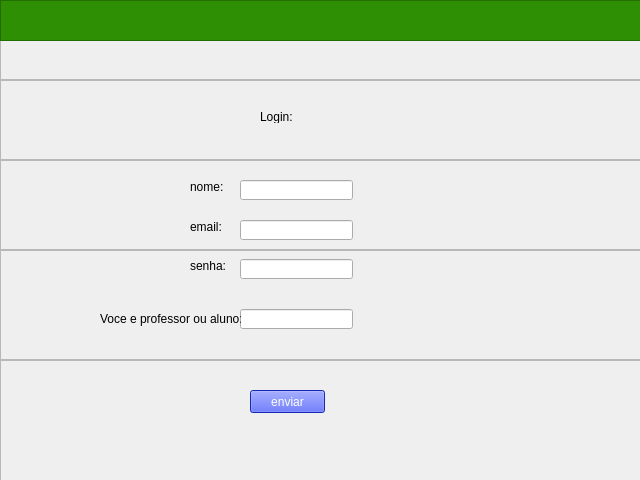
<?xml version="1.0" encoding="UTF-8"?>
<ui version="4.0">
 <class>Form</class>
 <widget class="QWidget" name="Form">
  <property name="geometry">
   <rect>
    <x>0</x>
    <y>0</y>
    <width>640</width>
    <height>480</height>
   </rect>
  </property>
  <property name="windowTitle">
   <string>Form</string>
  </property>
  <widget class="QFrame" name="frame">
   <property name="geometry">
    <rect>
     <x>0</x>
     <y>0</y>
     <width>941</width>
     <height>80</height>
    </rect>
   </property>
   <property name="frameShape">
    <enum>QFrame::StyledPanel</enum>
   </property>
   <property name="frameShadow">
    <enum>QFrame::Raised</enum>
   </property>
   <widget class="QFrame" name="frame_6">
    <property name="geometry">
     <rect>
      <x>0</x>
      <y>0</y>
      <width>641</width>
      <height>41</height>
     </rect>
    </property>
    <property name="styleSheet">
     <string notr="true">background-color: rgb(46, 143, 4);</string>
    </property>
    <property name="frameShape">
     <enum>QFrame::StyledPanel</enum>
    </property>
    <property name="frameShadow">
     <enum>QFrame::Raised</enum>
    </property>
   </widget>
  </widget>
  <widget class="QFrame" name="frame_2">
   <property name="geometry">
    <rect>
     <x>0</x>
     <y>80</y>
     <width>861</width>
     <height>80</height>
    </rect>
   </property>
   <property name="frameShape">
    <enum>QFrame::StyledPanel</enum>
   </property>
   <property name="frameShadow">
    <enum>QFrame::Raised</enum>
   </property>
   <widget class="QLabel" name="label_5">
    <property name="geometry">
     <rect>
      <x>260</x>
      <y>30</y>
      <width>47</width>
      <height>13</height>
     </rect>
    </property>
    <property name="text">
     <string>Login:</string>
    </property>
   </widget>
  </widget>
  <widget class="QFrame" name="frame_3">
   <property name="geometry">
    <rect>
     <x>0</x>
     <y>160</y>
     <width>931</width>
     <height>91</height>
    </rect>
   </property>
   <property name="frameShape">
    <enum>QFrame::StyledPanel</enum>
   </property>
   <property name="frameShadow">
    <enum>QFrame::Raised</enum>
   </property>
   <widget class="QLineEdit" name="input_nome">
    <property name="geometry">
     <rect>
      <x>240</x>
      <y>20</y>
      <width>113</width>
      <height>20</height>
     </rect>
    </property>
   </widget>
   <widget class="QLineEdit" name="input_email">
    <property name="geometry">
     <rect>
      <x>240</x>
      <y>60</y>
      <width>113</width>
      <height>20</height>
     </rect>
    </property>
   </widget>
   <widget class="QLabel" name="label">
    <property name="geometry">
     <rect>
      <x>190</x>
      <y>20</y>
      <width>47</width>
      <height>13</height>
     </rect>
    </property>
    <property name="text">
     <string>nome:</string>
    </property>
   </widget>
   <widget class="QLabel" name="label_2">
    <property name="geometry">
     <rect>
      <x>190</x>
      <y>60</y>
      <width>47</width>
      <height>13</height>
     </rect>
    </property>
    <property name="text">
     <string>email:</string>
    </property>
   </widget>
  </widget>
  <widget class="QFrame" name="frame_4">
   <property name="geometry">
    <rect>
     <x>0</x>
     <y>249</y>
     <width>901</width>
     <height>111</height>
    </rect>
   </property>
   <property name="frameShape">
    <enum>QFrame::StyledPanel</enum>
   </property>
   <property name="frameShadow">
    <enum>QFrame::Raised</enum>
   </property>
   <widget class="QLabel" name="label_3">
    <property name="geometry">
     <rect>
      <x>190</x>
      <y>10</y>
      <width>47</width>
      <height>13</height>
     </rect>
    </property>
    <property name="text">
     <string>senha:</string>
    </property>
   </widget>
   <widget class="QLineEdit" name="input_senha">
    <property name="geometry">
     <rect>
      <x>240</x>
      <y>10</y>
      <width>113</width>
      <height>20</height>
     </rect>
    </property>
   </widget>
   <widget class="QLineEdit" name="input_type">
    <property name="geometry">
     <rect>
      <x>240</x>
      <y>60</y>
      <width>113</width>
      <height>20</height>
     </rect>
    </property>
   </widget>
   <widget class="QLabel" name="label_4">
    <property name="geometry">
     <rect>
      <x>100</x>
      <y>60</y>
      <width>141</width>
      <height>20</height>
     </rect>
    </property>
    <property name="text">
     <string>Voce e professor ou aluno:</string>
    </property>
   </widget>
  </widget>
  <widget class="QFrame" name="frame_5">
   <property name="geometry">
    <rect>
     <x>0</x>
     <y>360</y>
     <width>651</width>
     <height>121</height>
    </rect>
   </property>
   <property name="frameShape">
    <enum>QFrame::StyledPanel</enum>
   </property>
   <property name="frameShadow">
    <enum>QFrame::Raised</enum>
   </property>
   <widget class="QPushButton" name="enviar">
    <property name="geometry">
     <rect>
      <x>250</x>
      <y>30</y>
      <width>75</width>
      <height>23</height>
     </rect>
    </property>
    <property name="styleSheet">
     <string notr="true">background-color: rgb(34, 56, 255);
color: rgb(255, 255, 255);</string>
    </property>
    <property name="text">
     <string>enviar</string>
    </property>
   </widget>
  </widget>
 </widget>
 <resources/>
 <connections/>
</ui>
